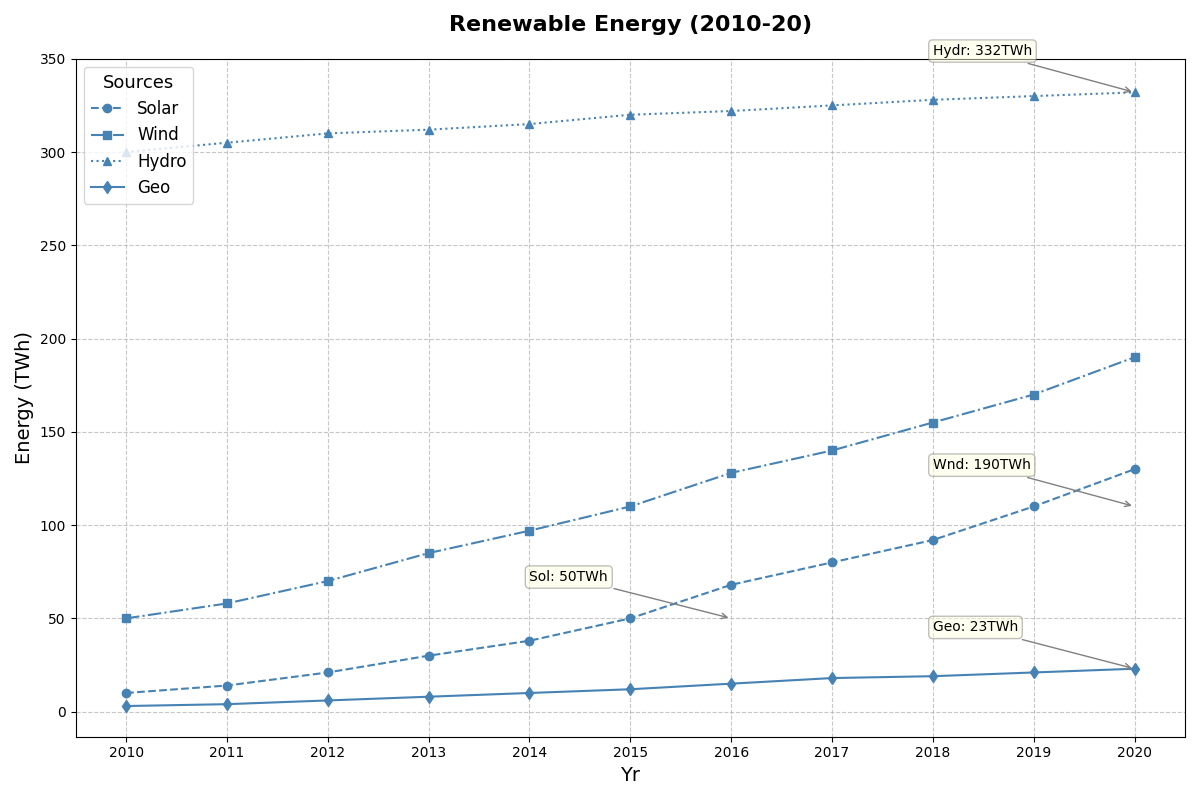

Reproduce this figure in Python.
import matplotlib.pyplot as plt
import numpy as np

years = np.arange(2010, 2021)
solar = [10, 14, 21, 30, 38, 50, 68, 80, 92, 110, 130]
wind = [50, 58, 70, 85, 97, 110, 128, 140, 155, 170, 190]
hydro = [300, 305, 310, 312, 315, 320, 322, 325, 328, 330, 332]
geothermal = [3, 4, 6, 8, 10, 12, 15, 18, 19, 21, 23]

fig, ax = plt.subplots(figsize=(12, 8))

single_color = 'steelblue'

ax.plot(years, solar, label='Solar', color=single_color, marker='o', linestyle='--')
ax.plot(years, wind, label='Wind', color=single_color, marker='s', linestyle='-.')
ax.plot(years, hydro, label='Hydro', color=single_color, marker='^', linestyle=':')
ax.plot(years, geothermal, label='Geo', color=single_color, marker='d', linestyle='-')

ax.set_title('Renewable Energy (2010-20)', fontsize=16, fontweight='bold', pad=20)
ax.set_xlabel('Yr', fontsize=14)
ax.set_ylabel('Energy (TWh)', fontsize=14)
ax.set_xticks(years)
ax.set_yticks(np.arange(0, 400, 50))

ax.legend(title='Sources', fontsize=12, title_fontsize=13, loc='upper left')

annotations = [
    (2016, 50, 'Sol: 50TWh'),
    (2020, 110, 'Wnd: 190TWh'),
    (2020, 332, 'Hydr: 332TWh'),
    (2020, 23, 'Geo: 23TWh')
]
for (year, output, text) in annotations:
    ax.annotate(text, xy=(year, output), xytext=(year - 2, output + 20),
                arrowprops=dict(arrowstyle='->', connectionstyle='arc3', color='gray'),
                fontsize=10, bbox=dict(boxstyle="round,pad=0.3", edgecolor='gray', facecolor='lightyellow', alpha=0.5))

ax.grid(linestyle='--', alpha=0.7)

plt.tight_layout()
plt.show()
